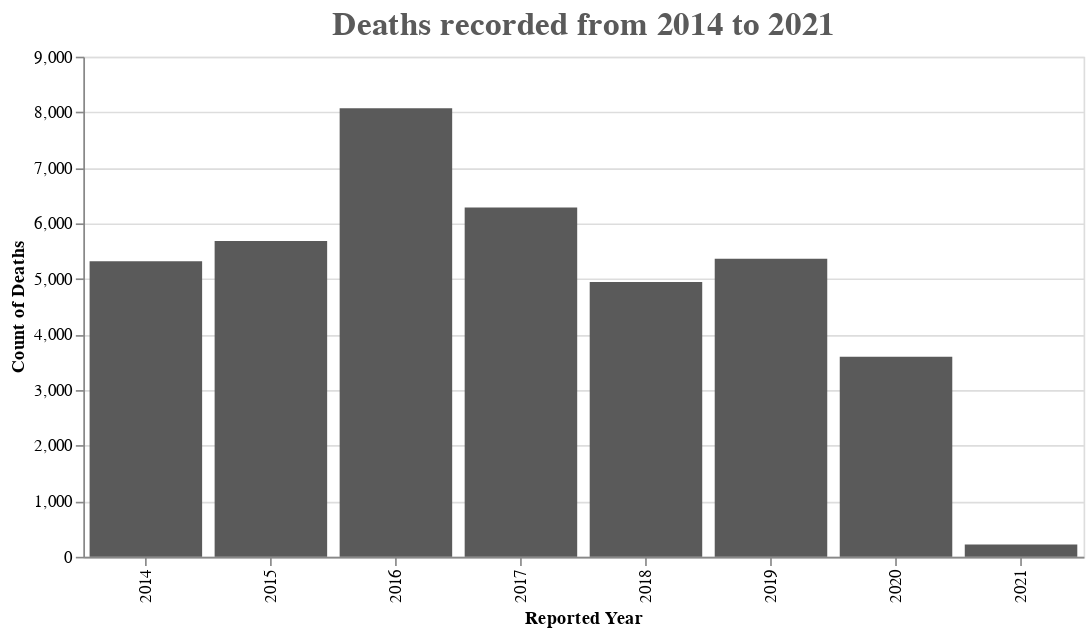

Write notebook code for a chart like this one.
### Code cell
source = tmp.to_dataframe()
chart = alt.Chart(source).mark_bar(color='#5a5a5a').encode(
    x=alt.X('Reported Year:O',axis=alt.Axis(title='Reported Year')),
    y=alt.Y("Sum of Total Dead and Missing:Q", axis=alt.Axis(title='Count of Deaths'))
).properties(height=300, width = 600, title="Deaths recorded from 2014 to 2021")


chart.configure_title(
    fontSize=20,
    font='Helvetica',
    anchor='middle',
    color='#5a5a5a'
)

### Figure 1 — Vega-Lite specification as saved in the notebook (floating-point values rounded to 4 significant figures)
{"config": {"view": {"continuousWidth": 400, "continuousHeight": 300}, "title": {"anchor": "middle", "color": "#5a5a5a", "font": "Helvetica", "fontSize": 20}}, "data": {"name": "data-a992518f80f02776d3154e123788c3cd"}, "mark": {"type": "bar", "color": "#5a5a5a"}, "encoding": {"x": {"type": "ordinal", "axis": {"title": "Reported Year"}, "field": "Reported Year"}, "y": {"type": "quantitative", "axis": {"title": "Count of Deaths"}, "field": "Sum of Total Dead and Missing"}}, "height": 300, "title": "Deaths recorded from 2014 to 2021", "width": 600, "$schema": "https://vega.github.io/schema/vega-lite/v4.8.1.json", "datasets": {"data-a992518f80f02776d3154e123788c3cd": [{"Reported Year": 2014, "Sum of Total Dead and Missing": 5317}, {"Reported Year": 2015, "Sum of Total Dead and Missing": 5681}, {"Reported Year": 2016, "Sum of Total Dead and Missing": 8072}, {"Reported Year": 2017, "Sum of Total Dead and Missing": 6287}, {"Reported Year": 2018, "Sum of Total Dead and Missing": 4945}, {"Reported Year": 2019, "Sum of Total Dead and Missing": 5364}, {"Reported Year": 2020, "Sum of Total Dead and Missing": 3602}, {"Reported Year": 2021, "Sum of Total Dead and Missing": 222}]}}
